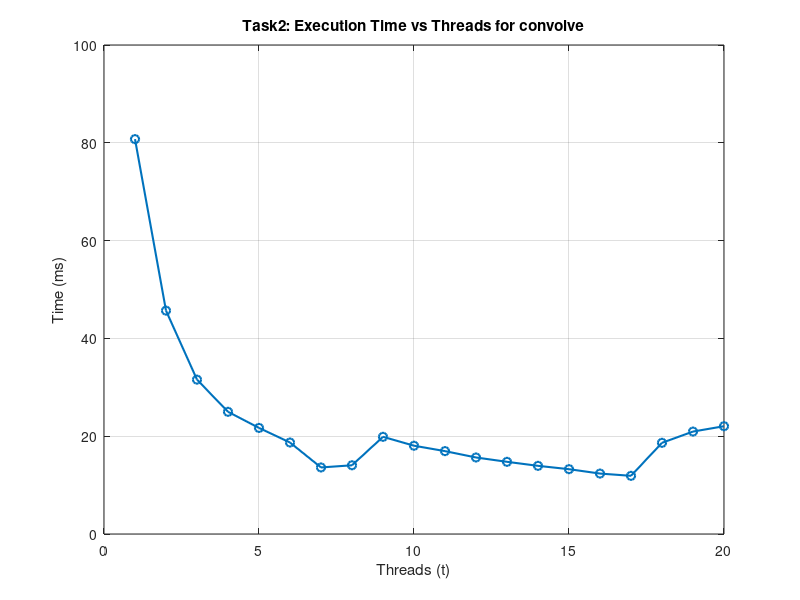

Here is the MATLAB script that generated this plot:
function task2()
    % Read the data, skipping the header
    M = dlmread('timing_data_2.txt', '', 1, 0);
    % Columns: [t, time_ms, first_val, last_val]
    t = M(:,1);
    time_ms = M(:,2);

    % Plot time vs. t
    figure;
    plot(t, time_ms, 'o-','LineWidth',1.5);
    grid on;

    % Labels
    xlabel('Threads (t)');
    ylabel('Time (ms)');
    title('Task2: Execution Time vs Threads for convolve');

    % Save figure as PDF
    print('-dpdf', 'task2.pdf');
    disp('Created task2.pdf');
end
